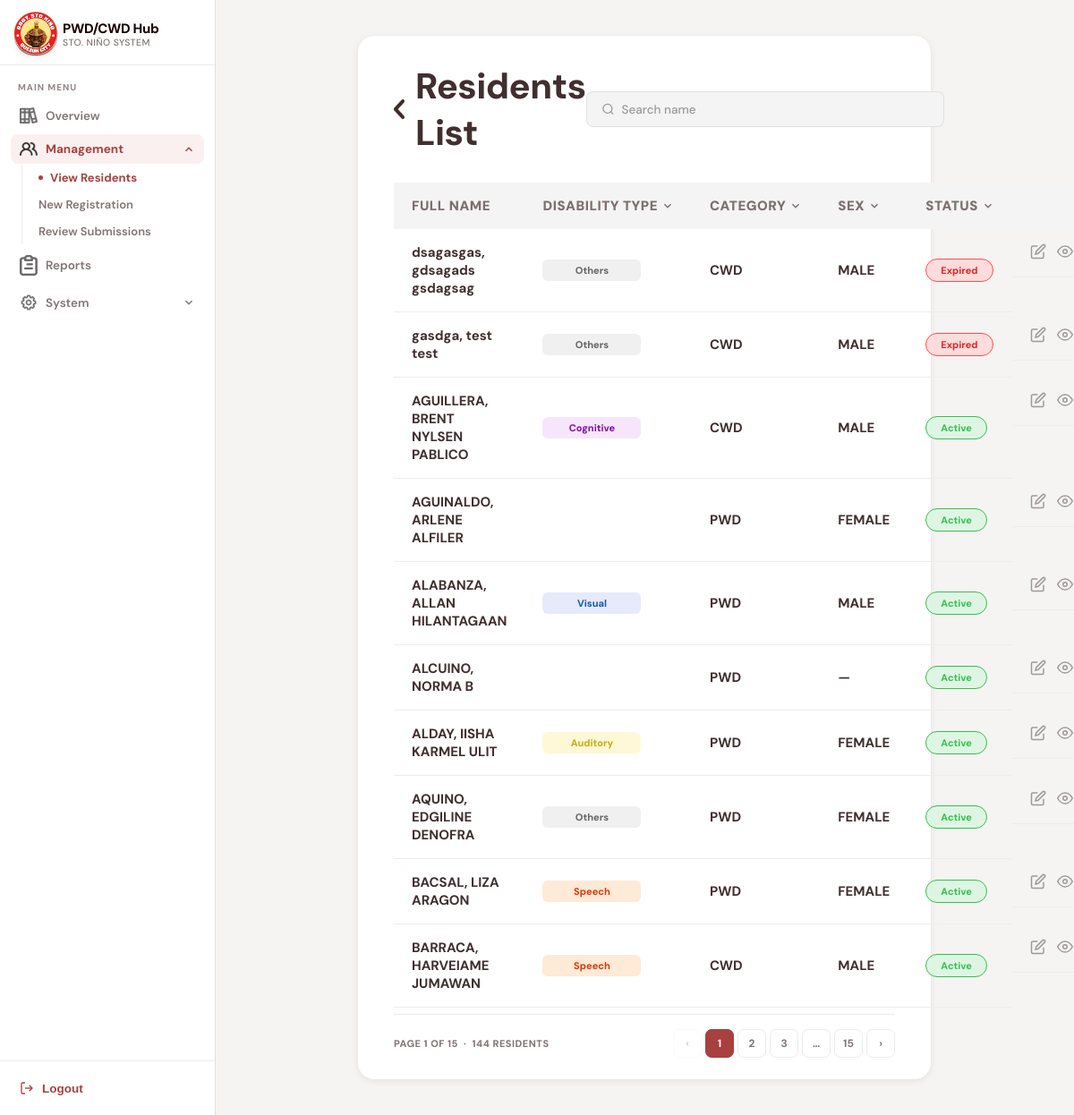
Page /resident.php (signed in) on the earlier database version.
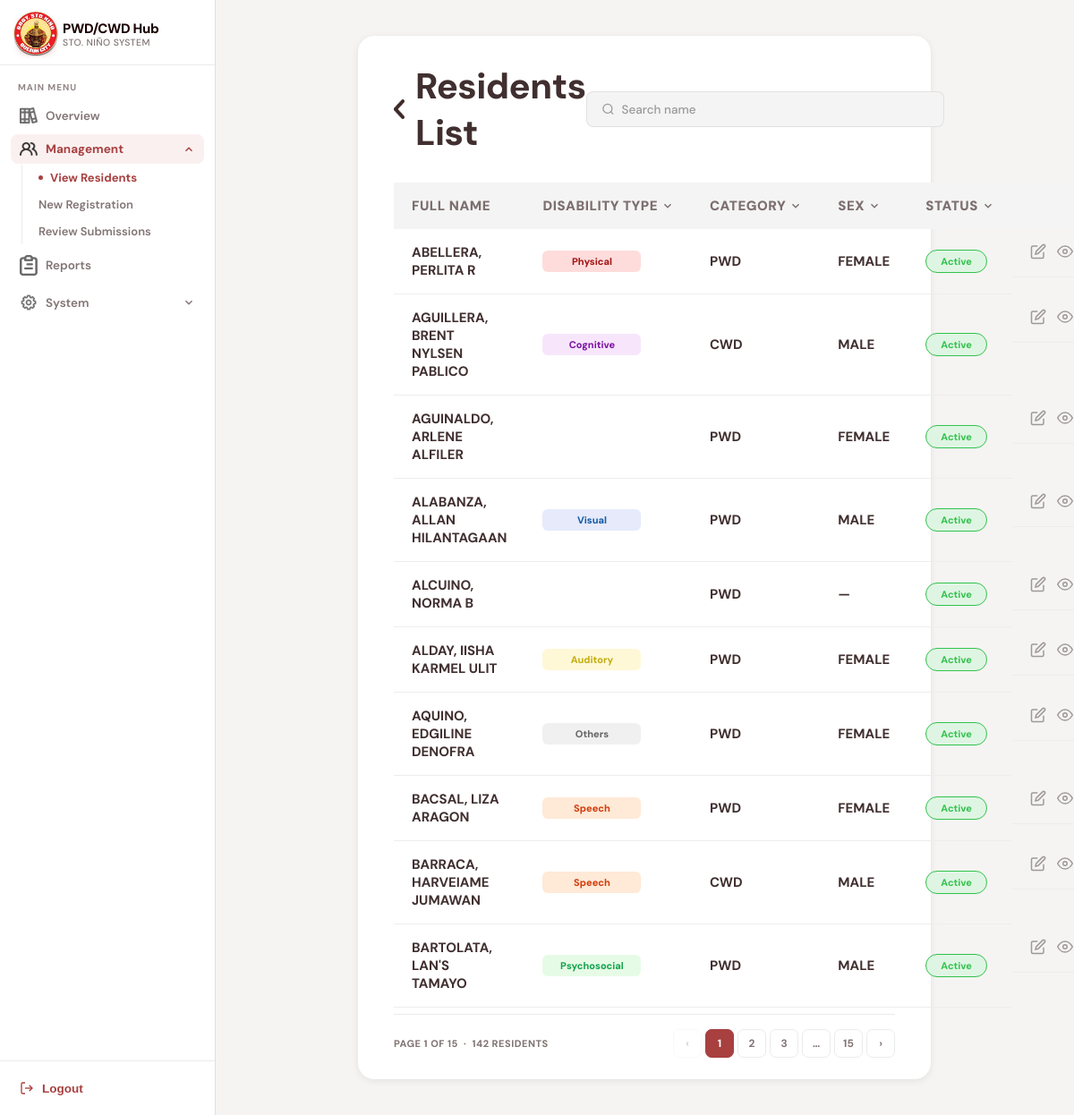
Same page on the later database version.
### tables this page shows
CREATE TABLE `residents` (
  `ID` int(11) NOT NULL AUTO_INCREMENT,
  `first_name` varchar(255) NOT NULL,
  `middle_name` varchar(255) DEFAULT NULL,
  `last_name` varchar(255) NOT NULL,
  `civil_status` enum('Single','Married','Widowed','Separated') DEFAULT NULL,
  `birthdate` date DEFAULT NULL,
  `birthplace` varchar(255) DEFAULT NULL,
  `sex` enum('male','female') DEFAULT NULL,
  `address` varchar(255) DEFAULT NULL,
  `resident_type` enum('PWD','CWD') NOT NULL,
  `control_num` varchar(255) DEFAULT NULL,
  `pwdid_num` varchar(255) DEFAULT NULL,
  `idissue_date` date DEFAULT NULL,
  `idexpiration_date` date DEFAULT NULL,
  `profile` varchar(255) DEFAULT NULL,
  `application_status` enum('needs correction','under review','approved','rejected') NOT NULL DEFAULT 'under review',
  `record_status` enum('active','expired','archived') NOT NULL DEFAULT 'active',
  `med_cert` varchar(255) DEFAULT NULL,
  `correction_remarks` text DEFAULT NULL,
  PRIMARY KEY (`ID`)
);

### func/getResidents.php (called while the page is built, shortened)
<?php
require_once("db.php");
$per_page = 10;
$current_page =
    isset($_GET["page"]) &&
    is_numeric($_GET["page"])
    ? (int)$_GET["page"]
    : 1;
$offset = ($current_page - 1) * $per_page;
$base_query = "
FROM residents
LEFT JOIN resident_disabilities
ON residents.ID = resident_disabilities.resident_id
";
$where = [];
$where[] =
    "record_status != 'archived'";
$where_sql =
    count($where) > 0
    ? "WHERE " . implode(" AND ", $where)
    : "";
$count_sql = "
SELECT COUNT(DISTINCT residents.ID)
AS total
$base_query
$where_sql
";
$count_result =
    mysqli_query($conn, $count_sql);
$total_rows =
    mysqli_fetch_assoc($count_result)["total"];
$total_pages =
    max(1, ceil($total_rows / $per_page));
$data_sql = "
SELECT
    residents.*,
    GROUP_CONCAT(
        resident_disabilities.disability_type
        SEPARATOR ', '
    ) AS disability_type
$base_query
$where_sql
GROUP BY residents.ID
ORDER BY
CASE
    WHEN record_status = 'expired'
    THEN 0
    ELSE 1
END,
last_name ASC
LIMIT $per_page OFFSET $offset
";
$residents_result =
    mysqli_query($conn, $data_sql);
function badgeClass($type) {
    $map = [
        "cognitive"    => "badge-cognitive",
        "visual"       => "badge-visual",
        "physical"     => "badge-physical",
        "auditory"     => "badge-auditory",
        "speech"       => "badge-speech",
        "psychosocial" => "badge-psycho",
        "others"       => "badge-others",
    ];
    return $map[
        strtolower(trim($type))
    ] ?? "badge-physical";
}
function buildQuery($page, $extra = []) {
    $params =
        array_merge(
            $_GET,
            ["page" => $page],
            $extra
        );
    return "?" . http_build_query($params);
}
?>

### resident.php (the view, shortened to what the changed rows need)
<?php
require_once("func/getResidents.php");
?>
<!DOCTYPE html>
<html lang="en">
<head>
<link rel="stylesheet" href="css/resident.css" />
</head>
<body>
<main class="main-content">
  <div class="content-card">
    <div class="card-header">
      <div class="page-title">
        <h1>Residents List</h1>
      </div>
    </div>
    <div class="table-wrap">
      <table class="data-table">
        <thead>
          <tr>
            <th>
              Full Name
            </th>
            <th class="th-filter <?= !empty($filter_disab) ? 'th-active' : '' ?>" onclick="openFilter('sel-disability', this)">
              Disability Type
              <svg width="14" height="14" class="th-chevron" viewBox="0 0 24 24" fill="none" stroke="currentColor" stroke-width="2.5"><path d="M6 9l6 6 6-6"/></svg>
            </th>
            <th class="th-filter <?= !empty($filter_cat) ? 'th-active' : '' ?>" onclick="openFilter('sel-category', this)">
              Category
              <svg width="14" height="14" class="th-chevron" viewBox="0 0 24 24" fill="none" stroke="currentColor" stroke-width="2.5"><path d="M6 9l6 6 6-6"/></svg>
            </th>
            <th class="th-filter <?= !empty($filter_sex) ? 'th-active' : '' ?>" onclick="openFilter('sel-sex', this)">
              Sex
              <svg width="14" height="14" class="th-chevron" viewBox="0 0 24 24" fill="none" stroke="currentColor" stroke-width="2.5"><path d="M6 9l6 6 6-6"/></svg>
            </th>
            <th class="th-filter <?= !empty($filter_status) ? 'th-active' : '' ?>" onclick="openFilter('sel-status', this)">
              Status
              <svg width="14" height="14" class="th-chevron" viewBox="0 0 24 24" fill="none" stroke="currentColor" stroke-width="2.5"><path d="M6 9l6 6 6-6"/></svg>
            </th>
            <th></th>
          </tr>
        </thead>
        <tbody id="residentTable">
          <?php if (mysqli_num_rows($residents_result) === 0): ?>
            <tr>
              <td colspan="6" style="text-align:center; padding:40px; color:var(--text-muted); font-weight:600;">
                No residents found.
              </td>
            </tr>
          <?php else: ?>
            <?php while ($user = mysqli_fetch_assoc($residents_result)): ?>
              <?php
                $full_name  = htmlspecialchars($user['last_name'] . ", " . $user['first_name'] . " " . $user['middle_name']);
                $disability = $user['disability_type'] ?? '';
                $category   = htmlspecialchars($user['resident_type'] ?? '—');
                $sex        = htmlspecialchars(strtoupper($user['sex'] ?? '—'));
                if (($user['record_status'] ?? '') === 'expired') {
    $status = 'Expired';
} elseif (($user['application_status'] ?? '') === 'under review') {
    $status = 'Under Review';
} elseif (($user['application_status'] ?? '') === 'needs correction') {
    $status = 'Needs Correction';
} elseif (($user['application_status'] ?? '') === 'rejected') {
    $status = 'Rejected';
} else {
    $status = 'Active';
}
$status = htmlspecialchars($status);
$status_cls =
    "status-" .
    strtolower(
        str_replace(" ", "-", $status)
    );
                $types_arr  = array_filter(array_map('trim', explode(",", $disability)));
              ?>
              <tr>
                <td class="fw-bold">
  <?= $full_name ?>
</td>
                <td>
                  <div class="badge-group">
                    <?php foreach ($types_arr as $t): ?>
                      <span class="badge <?= badgeClass($t) ?>"><?= htmlspecialchars($t) ?></span>
                    <?php endforeach; ?>
                  </div>
                </td>
                <td class="fw-bold"><?= $category ?></td>
                <td class="fw-bold"><?= $sex ?></td>
                <td><span class="status <?= $status_cls ?>"><?= $status ?></span></td>
                <td class="actions">
                  <button title="Edit" onclick="window.location.href='editResident.php?id=<?= $user['ID'] ?>'">
                    <svg width="18" height="18" viewBox="0 0 24 24" fill="none" stroke="currentColor" stroke-width="2"><path d="M11 4H4a2 2 0 0 0-2 2v14a2 2 0 0 0 2 2h14a2 2 0 0 0 2-2v-7"/><path d="M18.5 2.5a2.121 2.121 0 0 1 3 3L12 15l-4 1 1-4 9.5-9.5z"/></svg>
                  </button>
                  <button title="View" onclick="window.location.href='viewprofile.php?id=<?= $user['ID'] ?>'">
                    <svg width="18" height="18" viewBox="0 0 24 24" fill="none" stroke="currentColor" stroke-width="2"><path d="M1 12s4-8 11-8 11 8 11 8-4 8-11 8-11-8-11-8z"/><circle cx="12" cy="12" r="3"/></svg>
                  </button>
                </td>
              </tr>
            <?php endwhile; ?>
          <?php endif; ?>
        </tbody>
      </table>
    </div>
    <div class="pagination">
      <span class="pagination-info">
        Page <?= $current_page ?> of <?= $total_pages ?> &nbsp;·&nbsp; <?= $total_rows ?> resident<?= $total_rows !== 1 ? "s" : "" ?>
      </span>
      <div class="pagination-btns">
        <a href="<?= buildQuery($current_page - 1) ?>" class="page-btn <?= $current_page <= 1 ? 'disabled' : '' ?>">‹</a>
        <?php
          $start = max(1, $current_page - 2);
          $end   = min($total_pages, $current_page + 2);
          if ($start > 1): ?>
          <?php endif;
          for ($i = $start; $i <= $end; $i++): ?>
            <a href="<?= buildQuery($i) ?>" class="page-btn <?= $i === $current_page ? 'active' : '' ?>"><?= $i ?></a>
          <?php endfor;
          if ($end < $total_pages): ?>
            <?php if ($end < $total_pages - 1): ?><span class="page-btn" style="pointer-events:none;">…</span><?php endif; ?>
            <a href="<?= buildQuery($total_pages) ?>" class="page-btn"><?= $total_pages ?></a>
          <?php endif; ?>
        <a href="<?= buildQuery($current_page + 1) ?>" class="page-btn <?= $current_page >= $total_pages ? 'disabled' : '' ?>">›</a>
      </div>
    </div>
  </div>
</main>
</body>
</html>

Differences in the rows shown:
removed residents: full_name "dsagasgas, gdsagads gsdagsag", t "Others", resident_type "CWD", sex "MALE", record_status "Expired"
removed residents: full_name "gasdga, test test", t "Others", resident_type "CWD", sex "MALE", record_status "Expired"
now on this page (row edited): residents: full_name "ABELLERA, PERLITA R", t "Physical", resident_type "PWD", sex "FEMALE", status "Active"
now on this page (row unchanged): residents: full_name "BARTOLATA, LAN'S TAMAYO", t "Psychosocial", resident_type "PWD", sex "MALE", status "Active"
Other differences:
$total_rows: "144" → "142"
